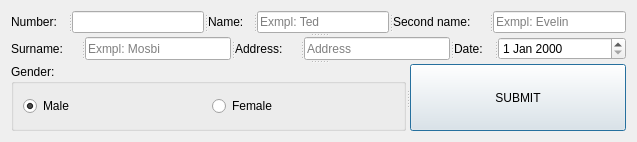
<?xml version="1.0" encoding="UTF-8"?>
<ui version="4.0">
 <class>changeInfoButton_window</class>
 <widget class="QDialog" name="changeInfoButton_window">
  <property name="geometry">
   <rect>
    <x>0</x>
    <y>0</y>
    <width>637</width>
    <height>142</height>
   </rect>
  </property>
  <property name="windowTitle">
   <string>Change personal information</string>
  </property>
  <layout class="QHBoxLayout" name="horizontalLayout_2">
   <item>
    <widget class="QSplitter" name="splitter_5">
     <property name="orientation">
      <enum>Qt::Vertical</enum>
     </property>
     <widget class="QSplitter" name="splitter_4">
      <property name="orientation">
       <enum>Qt::Vertical</enum>
      </property>
      <widget class="QSplitter" name="splitter">
       <property name="orientation">
        <enum>Qt::Horizontal</enum>
       </property>
       <widget class="QLabel" name="label">
        <property name="text">
         <string>Number:</string>
        </property>
       </widget>
       <widget class="QLineEdit" name="numberLine">
        <property name="placeholderText">
         <string/>
        </property>
       </widget>
       <widget class="QLabel" name="label_2">
        <property name="text">
         <string>Name:</string>
        </property>
       </widget>
       <widget class="QLineEdit" name="nameLine">
        <property name="placeholderText">
         <string>Exmpl: Ted</string>
        </property>
       </widget>
       <widget class="QLabel" name="label_3">
        <property name="text">
         <string>Second name:</string>
        </property>
       </widget>
       <widget class="QLineEdit" name="secondNameLine">
        <property name="placeholderText">
         <string>Exmpl: Evelin</string>
        </property>
       </widget>
      </widget>
      <widget class="QSplitter" name="splitter_2">
       <property name="orientation">
        <enum>Qt::Horizontal</enum>
       </property>
       <widget class="QLabel" name="label_4">
        <property name="text">
         <string>Surname:</string>
        </property>
       </widget>
       <widget class="QLineEdit" name="surnameLine">
        <property name="placeholderText">
         <string>Exmpl: Mosbi</string>
        </property>
       </widget>
       <widget class="QLabel" name="label_5">
        <property name="text">
         <string>Address:</string>
        </property>
       </widget>
       <widget class="QLineEdit" name="addressLine">
        <property name="placeholderText">
         <string>Address</string>
        </property>
       </widget>
       <widget class="QLabel" name="label_6">
        <property name="text">
         <string>Date:</string>
        </property>
       </widget>
       <widget class="QDateEdit" name="dateEdit"/>
      </widget>
     </widget>
     <widget class="QSplitter" name="splitter_3">
      <property name="orientation">
       <enum>Qt::Horizontal</enum>
      </property>
      <widget class="QGroupBox" name="groupBox">
       <property name="title">
        <string>Gender:</string>
       </property>
       <layout class="QHBoxLayout" name="horizontalLayout">
        <item>
         <widget class="QRadioButton" name="maleRadioButton">
          <property name="text">
           <string>Male</string>
          </property>
          <property name="checked">
           <bool>true</bool>
          </property>
         </widget>
        </item>
        <item>
         <widget class="QRadioButton" name="femaleRradioButton">
          <property name="text">
           <string>Female</string>
          </property>
         </widget>
        </item>
       </layout>
      </widget>
      <widget class="QPushButton" name="submitButton">
       <property name="text">
        <string>SUBMIT</string>
       </property>
      </widget>
     </widget>
    </widget>
   </item>
  </layout>
 </widget>
 <resources/>
 <connections/>
</ui>
